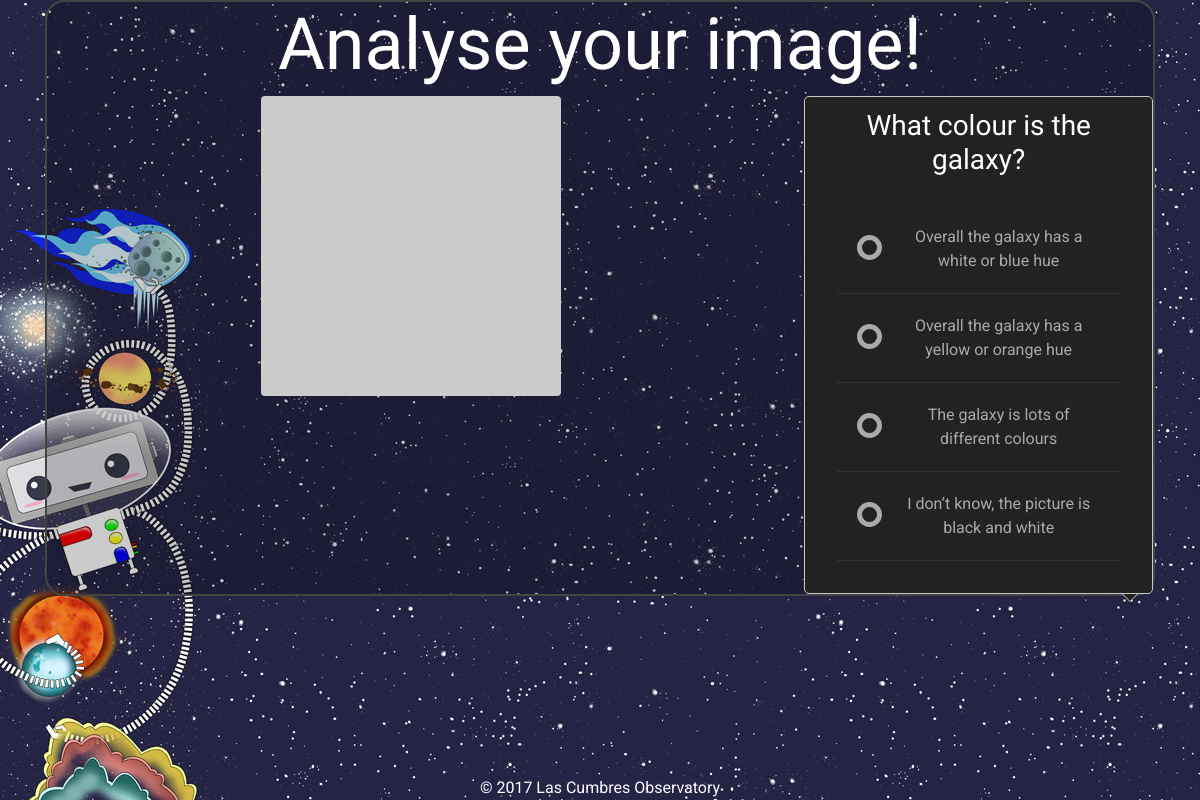
Page /challenge/1/analyse/ (signed in) on the committed database.
### status/models.py (models this page shows)
class Question(models.Model):
    text = models.TextField()
    challenge = models.ForeignKey(Challenge)
    class Meta:
        verbose_name_plural = 'questions'

class Answer(models.Model):
    text = models.TextField()
    question = models.ForeignKey(Question)

### explorer/views.py (the view, shortened to what this page needs)
# urls.py: url(r'^challenge/(?P<pk>[0-9]+)/analyse/$', AnalyseView.as_view(), name="analyse"),
class AnalyseView(LoginRequiredMixin, DetailView):
    model = Challenge
    template_name = "explorer/challenge-analyser.html"
    form_class = AnalyseForm
    def get_context_data(self, **kwargs):
        frameid = self.request.GET.get('frameid', None)
        context = super(AnalyseView, self).get_context_data(**kwargs)
        try:
            context['questions'] = Question.objects.filter(challenge=self.get_object())
            progress = Progress.objects.get(challenge=self.get_object(), user=self.request.user)
            if frameid and progress.status != 'Analyse':
                progress.analyse()
                progress.frameids = frameid
                progress.save()
            context['progress'] = progress
        except ObjectDoesNotExist:
            raise Http404
        return context

### serol/auth_backend.py (called while the page is built)
    def get_user(self, user_id):
        try:
            return User.objects.get(pk=user_id)
        except User.DoesNotExist:
            return None

### explorer/templates/explorer/challenge-analyser.html (shortened to what this page needs)
{% extends 'explorer/base.html' %}
{% load static i18n %}
{% block wrapper-class%}challenge mission-{{object.mission.number}}-sidebar{%endblock%}
{% block main-body %}
<div class="centre-container">
  <h1>{% trans "Analyse your image!" %}</h1>
  <div class="row">
    <div class="col-lg-8">
      <img src="http://placehold.it/300x300" alt="{{object.name}}" class="img-fluid rounded" id="img-holder">
    </div>
    <div class="col-lg-4">
      <div class="speech-bubble">
        <div class="arrow bottom right"></div>
      {% for question in questions %}
      <div class="question-wrapper" id="question-{{ forloop.counter0 }}" style="display:none;">
      <h3>{{question.text}}</strong></h3>
        <div class="question-container">
            <ul>
            {% for answer in question.answer_set.all %}
            <li>
               <label for="answer-{{answer.pk}}">{{answer.text}}</label>
               <div class="check"></div>
           </li>
           {% endfor %}
           </ul>
       </div>
     </div>
   {% endfor %}
    </div>
    </div>
  </div>
</div>
{% endblock %}

### explorer/static/explorer/css/layout.css (style rules this page uses)
html, body { height: 100%; }
body { text-align: center; font-family: 'Roboto', sans-serif; background: url('../images/serol_bg_sm.jpg') repeat fixed #2b3e50; color: #fff; }
.centre-container { border: 2px solid #444; border-radius: 20px; background: rgba(0,0,0,0.2); }
h1, h2, h3, h4, h5, h6, .target-name { font-family: 'Oswald', sans-serif; font-weight: 300; color: #fff; }
h1 { font-size:4.5rem; }
.speech-bubble { background-color: #222; border: 1px solid #c8c8c8; border-radius: 5px; text-align: center; padding: 1vw; color:#555; }
.speech-bubble .arrow { border-style: solid; position: absolute; }
.bottom { border-color: #c8c8c8 transparent transparent transparent; border-width: 8px 8px 0px 8px; bottom: -8px; }
.bottom:after { border-color: #222 transparent transparent transparent; border-style: solid; border-width: 7px 7px 0px 7px; bottom: 1px; content: ""; position: absolute; left: -7px; }
.question-container { display: block; position: relative; height: auto; padding: 20px; }
.question-container ul { list-style: none; margin: 0; padding: 0; overflow: auto; }
.question-container ul li { color: #AAAAAA; display: block; position: relative; float: left; width: 100%; border-bottom: 1px solid #333; }
.question-container ul li label { display: block; position: relative; padding: 10px 20px 10px 60px; margin: 10px auto; height: 100%; z-index: 9; cursor: pointer; -webkit-transition: all 0.25s linear; }
.question-container ul li .check { display: block; position: absolute; border: 5px solid #AAAAAA; border-radius: 100%; height: 25px; width: 25px; top: 30px; left: 20px; z-index: 5; transition: border .25s linear; -webkit-transition: border .25s linear; }
.question-container ul li .check::before { display: block; position: absolute; content: ''; border-radius: 100%; height: 15px; width: 15px; top: 0px; left: 0px; margin: auto; transition: background 0.25s linear; -webkit-transition: background 0.25s linear; }
.right { right:8%; float:right; }

### rows in the picture
Question: text "What colour is the galaxy?"
Answer: text "Overall the galaxy has a white or blue hue"
Answer: text "Overall the galaxy has a yellow or orange hue"
Answer: text "The galaxy is lots of different colours"
Answer: text "I don’t know, the picture is black and white"
